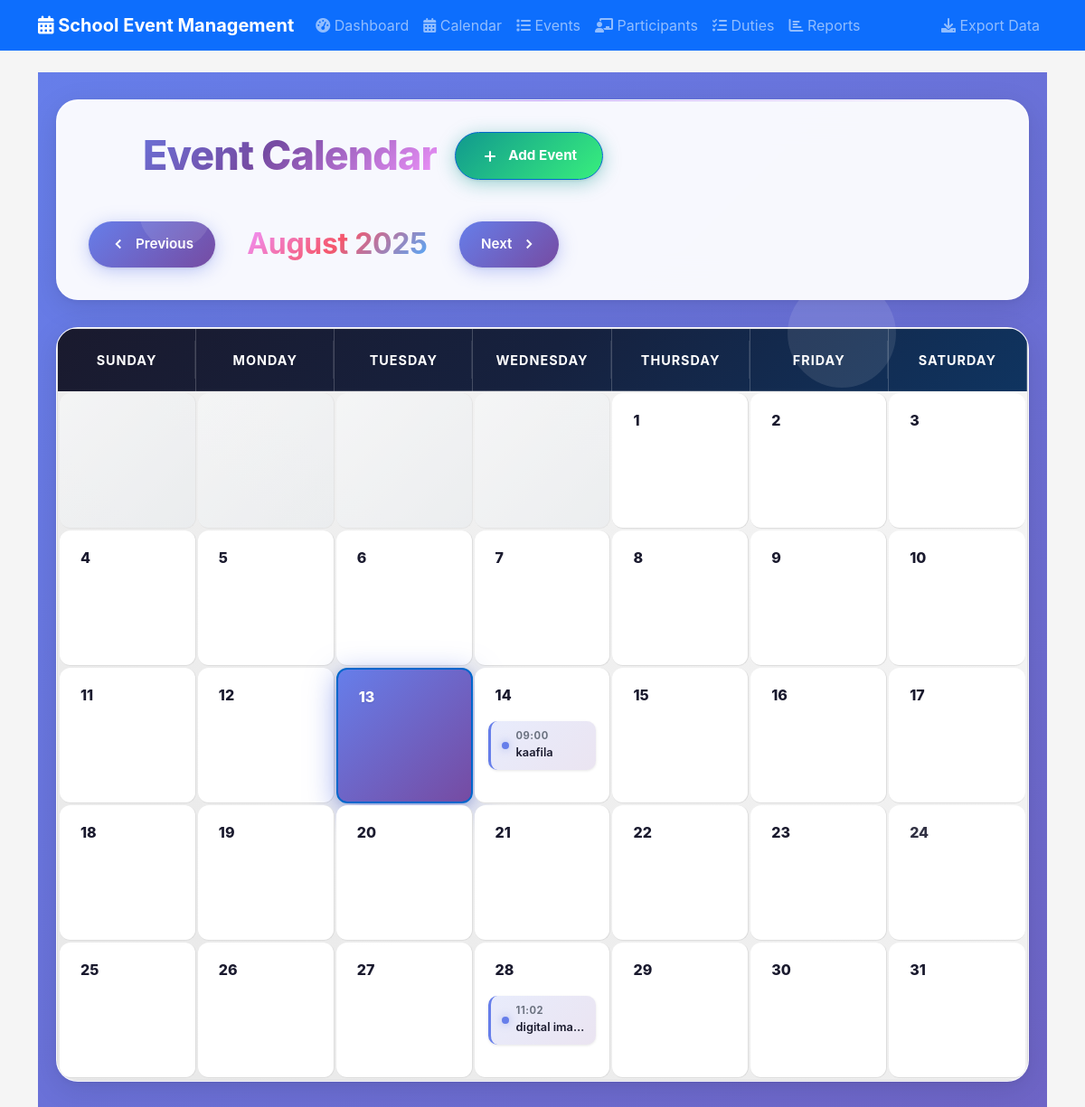
/calendar, run on an earlier commit of the app's database.
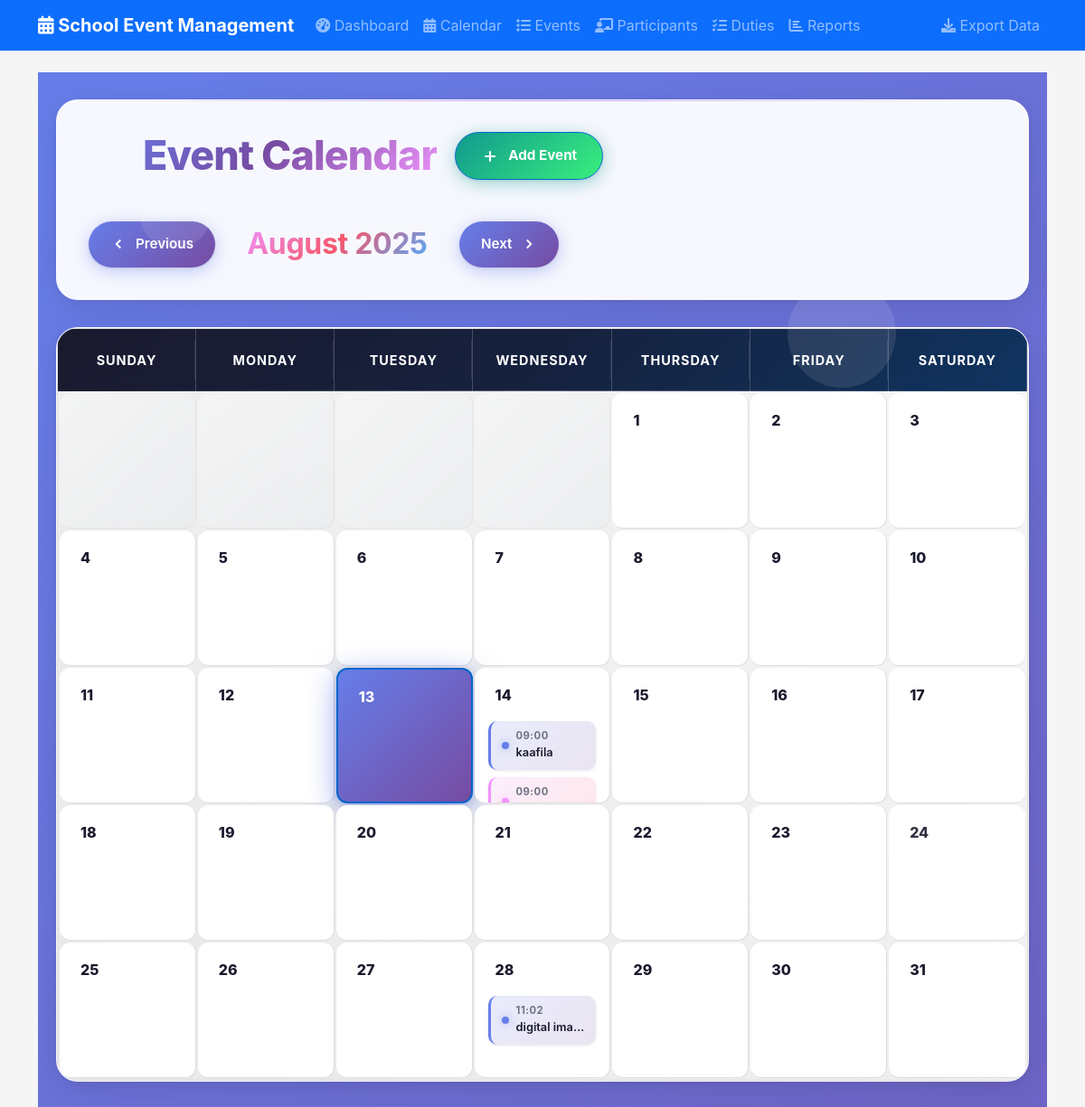
And on a later commit of the database.
### tables this page shows
CREATE TABLE events (
            id INTEGER PRIMARY KEY AUTOINCREMENT,
            name TEXT NOT NULL,
            type TEXT NOT NULL,
            event_date DATE NOT NULL,
            start_time TIME NOT NULL,
            end_time TIME NOT NULL,
            venue TEXT NOT NULL,
            description TEXT,
            host_school TEXT NOT NULL,
            participating_schools TEXT,
            status TEXT DEFAULT 'upcoming',
            created_at TIMESTAMP DEFAULT CURRENT_TIMESTAMP
        );

### app.py (the view)
@app.route('/calendar')
def calendar_view():
    year = int(request.args.get('year', datetime.now().year))
    month = int(request.args.get('month', datetime.now().month))
    calendar_data = get_calendar_data(year, month)
    return render_template('calendar.html', **calendar_data)

### app.py (called while the page is built)
def get_db_connection():
    conn = sqlite3.connect('events.db')
    conn.row_factory = sqlite3.Row
    return conn

### templates/calendar.html (shortened to what the changed rows need)
{% extends "base.html" %}
{% block content %}
<div class="calendar-container">
    <div class="calendar-header">
        <div class="header-content">
            <h1 class="main-title">
                <svg class="calendar-icon" viewBox="0 0 24 24" fill="none" stroke="currentColor">
                    <rect x="3" y="4" width="18" height="18" rx="2" ry="2"></rect>
                    <line x1="16" y1="2" x2="16" y2="6"></line>
                    <line x1="8" y1="2" x2="8" y2="6"></line>
                    <line x1="3" y1="10" x2="21" y2="10"></line>
                </svg>
                Event Calendar
            </h1>
        </div>
        <div class="calendar-navigation">
            <h2 class="current-month">{{ month_name }} {{ year }}</h2>
        </div>
    </div>
    <div class="calendar-wrapper">
        <div class="calendar-grid">
            <div class="calendar-days">
                {% for week in calendar %}
                    {% for day in week %}
                        {% if day != 0 %}
                            {% set current_date = year ~ '-' ~ (month|string).zfill(2) ~ '-' ~ (day|string).zfill(2) %}
                            <div class="calendar-day {% if day == datetime.now().day and month == datetime.now().month and year == datetime.now().year %}today{% endif %}">
                                <div class="day-header">
                                    <div class="day-number">
                                        <a href="{{ url_for('day_events', year=year, month=month, day=day) }}">{{ day }}</a>
                                    </div>
                                </div>
                                <div class="day-events">
                                    {% set day_str = year ~ '-' ~ (month|string).zfill(2) ~ '-' ~ (day|string).zfill(2) %}
                                    {% if events_by_date.get(day_str) %}
                                        {% for event in events_by_date[day_str][:3] %}
                                            <div class="event-item event-type-{{ loop.index0 % 4 }}">
                                                <div class="event-indicator"></div>
                                                <div class="event-content">
                                                    <span class="event-time">{{ event.start_time[:5] }}</span>
                                                    <span class="event-name">{{ event.name[:16] }}{% if event.name|length > 16 %}...{% endif %}</span>
                                                </div>
                                            </div>
                                        {% endfor %}
                                    {% endif %}
                                </div>
                            </div>
                        {% else %}
                            <div class="calendar-day empty"></div>
                        {% endif %}
                    {% endfor %}
                {% endfor %}
            </div>
        </div>
    </div>
</div>
{% endblock %}

What changed in the data, as far as the page shows it:
added events: start_time "09:00", shown under "14"
